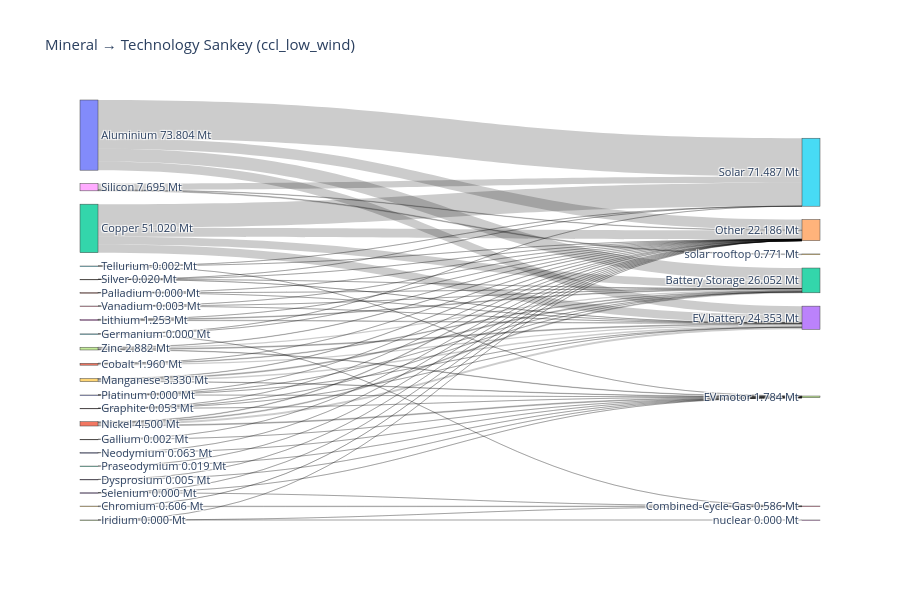

Notebook cell for this chart:
### Markdown cell above
### Sankey diagrams

### Code cell
network_key = sample_low_wind
df_merged, totals_Mt = compute_mineral_usage(network_key, n, all_minerals, "Market share current", mineral_intensities, tech_scenarios)

# assuming `criticality` DataFrame exists and includes
# "GeoPolRisk Characterization Factor [eq. Kg-Cu/Kg]" and a mineral name column
plot_mineral_to_tech_sankey(
    df_merged,
    all_minerals,
    tech_col=None,
    network_name=network_key,
    mode='mass',
    # criticality_df=criticality,
    criticality_min_col=None,   # or the actual mineral name column in your `criticality` DF
    criticality_score_col="GeoPolRisk Characterization Factor [eq. Kg-Cu/Kg]",
    fmt_decimals=3
)

### Figure 1 — Plotly figure (JSON) as saved in the notebook; plotly's stock layout.template omitted (floating-point values rounded to 4 significant figures)
{"data": [{"link": {"customdata": ["Aluminium → Battery Storage: 13.476 Mt", "Aluminium → EV battery: 9.109 Mt", "Aluminium → Other: 11.035 Mt", "Aluminium → Solar: 40.185 Mt", "Chromium → Combined-Cycle Gas: 0.586 Mt", "Chromium → Other: 0.020 Mt", "Cobalt → Battery Storage: 0.640 Mt", "Cobalt → EV battery: 1.308 Mt", "Cobalt → Other: 0.011 Mt", "Copper → Battery Storage: 8.165 Mt", "Copper → EV battery: 8.641 Mt", "Copper → Other: 9.433 Mt", "Copper → Solar: 24.781 Mt", "Dysprosium → EV motor: 0.005 Mt", "Dysprosium → Other: 0.000 Mt", "Gallium → EV motor: 0.002 Mt", "Gallium → Other: 0.000 Mt", "Germanium → Combined-Cycle Gas: 0.000 Mt", "Germanium → Other: 0.000 Mt", "Germanium → Solar: 0.000 Mt", "Graphite → Battery Storage: 0.024 Mt", "Graphite → EV battery: 0.018 Mt", "Graphite → EV motor: 0.009 Mt", "Graphite → Other: 0.002 Mt", "Iridium → Combined-Cycle Gas: 0.000 Mt", "Iridium → Other: 0.000 Mt", "Iridium → nuclear: 0.000 Mt", "Lithium → Battery Storage: 0.677 Mt", "Lithium → EV battery: 0.575 Mt", "Lithium → Other: 0.000 Mt", "Manganese → Battery Storage: 0.953 Mt", "Manganese → EV battery: 1.631 Mt", "Manganese → EV motor: 0.392 Mt", "Manganese → Other: 0.355 Mt", "Neodymium → EV motor: 0.059 Mt", "Neodymium → Other: 0.004 Mt", "Nickel → Battery Storage: 0.858 Mt", "Nickel → EV battery: 2.199 Mt", "Nickel → EV motor: 0.853 Mt", "Nickel → Other: 0.589 Mt", "Palladium → Battery Storage: 0.000 Mt", "Palladium → EV battery: 0.000 Mt", "Palladium → Other: 0.000 Mt", "Platinum → Battery Storage: 0.000 Mt", "Platinum → EV battery: 0.000 Mt", "Platinum → EV motor: 0.000 Mt", "Platinum → Other: 0.000 Mt", "Praseodymium → EV motor: 0.018 Mt", "Praseodymium → Other: 0.001 Mt", "Selenium → Combined-Cycle Gas: 0.000 Mt", "Selenium → EV motor: 0.000 Mt", "Selenium → Other: 0.000 Mt", "Silicon → Other: 0.412 Mt", "Silicon → Solar: 6.512 Mt", "Silicon → solar rooftop: 0.771 Mt", "Silver → Battery Storage: 0.006 Mt", "Silver → EV battery: 0.004 Mt", "Silver → Other: 0.002 Mt", "Silver → Solar: 0.007 Mt", "Tellurium → EV motor: 0.000 Mt", "Tellurium → Other: 0.000 Mt", "Tellurium → Solar: 0.002 Mt", "Vanadium → Battery Storage: 0.001 Mt", "Vanadium → EV battery: 0.001 Mt", "Vanadium → Other: 0.000 Mt", "Zinc → Battery Storage: 1.250 Mt", "Zinc → EV battery: 0.866 Mt", "Zinc → EV motor: 0.446 Mt", "Zinc → Other: 0.320 Mt"], "hovertemplate": "%{customdata}<extra></extra>", "source": [0, 0, 0, 0, 19, 19, 1, 1, 1, 2, 2, 2, 2, 3, 3, 4, 4, 5, 5, 5, 6, 6, 6, 6, 7, 7, 7, 8, 8, 8, 9, 9, 9, 9, 10, 10, 11, 11, 11, 11, 21, 21, 21, 20, 20, 20, 20, 12, 12, 13, 13, 13, 18, 18, 18, 14, 14, 14, 14, 15, 15, 15, 16, 16, 16, 17, 17, 17, 17], "target": [22, 23, 24, 25, 26, 24, 22, 23, 24, 22, 23, 24, 25, 27, 24, 27, 24, 26, 24, 25, 22, 23, 27, 24, 26, 24, 28, 22, 23, 24, 22, 23, 27, 24, 27, 24, 22, 23, 27, 24, 22, 23, 24, 22, 23, 27, 24, 27, 24, 26, 27, 24, 24, 25, 29, 22, 23, 24, 25, 27, 24, 25, 22, 23, 24, 22, 23, 27, 24], "value": [13.48, 9.109, 11.03, 40.18, 0.586, 0.02027, 0.6405, 1.308, 0.0113, 8.165, 8.641, 9.433, 24.78, 0.004809, 2.116e-05, 0.001722, 0.0002807, 0.0001473, 5.401e-05, 0.0002057, 0.02396, 0.01847, 0.008828, 0.00161, 1.061e-05, 1.555e-09, 1.738e-06, 0.6773, 0.5754, 0.0003349, 0.9528, 1.631, 0.3924, 0.3546, 0.05923, 0.004219, 0.8585, 2.199, 0.853, 0.5893, 7.067e-05, 4.65e-05, 9.372e-06, 3.584e-06, 2.639e-06, 2.32e-06, 1.843e-06, 0.01803, 0.001285, 0.0002288, 7.662e-05, 4.615e-05, 0.4118, 6.512, 0.7709, 0.006247, 0.004179, 0.002248, 0.007335, 0.0004638, 0.0002142, 0.00181, 0.001398, 0.001033, 0.0002529, 1.25, 0.8661, 0.4456, 0.32]}, "node": {"customdata": [73.8, 1.96, 51.02, 0.00483, 0.002002, 0.000407, 0.05287, 1.235e-05, 1.253, 3.33, 0.06344, 4.5, 0.01931, 0.0003516, 0.02001, 0.002488, 0.002684, 2.882, 7.695, 0.6063, 1.039e-05, 0.0001265, 26.05, 24.35, 22.19, 71.49, 0.5864, 1.784, 1.738e-06, 0.7709], "hovertemplate": "%{label}<br>Total: %{customdata:.3f}<extra></extra>", "label": ["Aluminium\n73.804 Mt", "Cobalt\n1.960 Mt", "Copper\n51.020 Mt", "Dysprosium\n0.005 Mt", "Gallium\n0.002 Mt", "Germanium\n0.000 Mt", "Graphite\n0.053 Mt", "Iridium\n0.000 Mt", "Lithium\n1.253 Mt", "Manganese\n3.330 Mt", "Neodymium\n0.063 Mt", "Nickel\n4.500 Mt", "Praseodymium\n0.019 Mt", "Selenium\n0.000 Mt", "Silver\n0.020 Mt", "Tellurium\n0.002 Mt", "Vanadium\n0.003 Mt", "Zinc\n2.882 Mt", "Silicon\n7.695 Mt", "Chromium\n0.606 Mt", "Platinum\n0.000 Mt", "Palladium\n0.000 Mt", "Battery Storage\n26.052 Mt", "EV battery\n24.353 Mt", "Other\n22.186 Mt", "Solar\n71.487 Mt", "Combined-Cycle Gas\n0.586 Mt", "EV motor\n1.784 Mt", "nuclear\n0.000 Mt", "solar rooftop\n0.771 Mt"], "pad": 15, "thickness": 18}, "type": "sankey"}], "layout": {"font": {"size": 11}, "height": 600, "title": {"text": "Mineral → Technology Sankey (ccl_low_wind)"}, "width": 900}}
